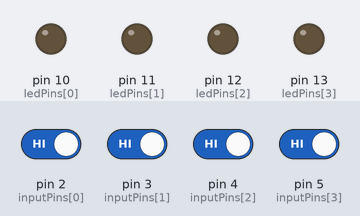
The sketch below on a simulated Arduino Uno, built with avr-gcc and run on an emulated ATmega328P. On the bench: output pins drawn as LEDs (lit = HIGH). Inputs (shaded band) come from the test bench; at power-on: pin 2 (inputPins[0]), pin 3 (inputPins[1]), pin 4 (inputPins[2]), pin 5 (inputPins[3]) HIGH.

Above: at 1.2 s.
1.3 s: pin 2 (inputPins[0]) driven LOW
At 1.6 s:
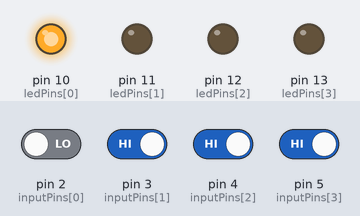
2.8 s: pin 3 (inputPins[1]) driven LOW
At 3.9 s:
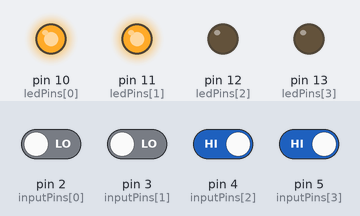
4.3 s: pin 4 (inputPins[2]) driven LOW
At 5.0 s:
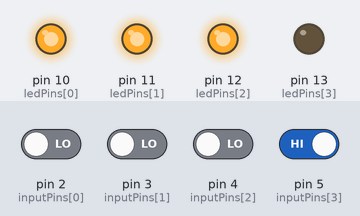
5.8 s: pin 5 (inputPins[3]) driven LOW
At 6.2 s:
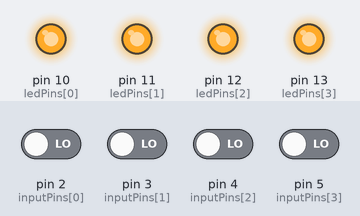
7.3 s: pin 2 (inputPins[0]) driven HIGH
At 8.5 s:
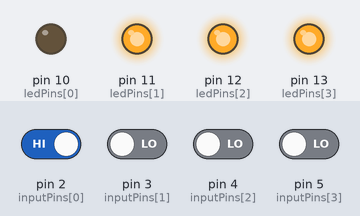
8.8 s: pin 3 (inputPins[1]) driven HIGH
At 9.7 s:
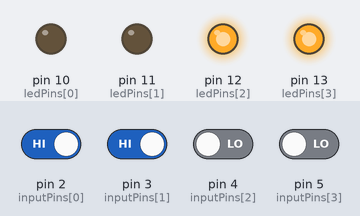
Timing chart, 0 to 11.3 s (numbered marks = the images above; inputs shaded):
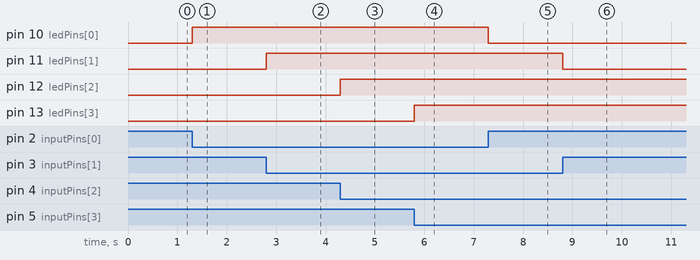

Measured:
- after the input at 1.3 s, pin 10 (ledPins[0]): LOW → HIGH at once
- after the input at 2.8 s, pin 11 (ledPins[1]): LOW → HIGH at once
- after the input at 4.3 s, pin 12 (ledPins[2]): LOW → HIGH at once
- after the input at 5.8 s, pin 13 (ledPins[3]): LOW → HIGH at once
- after the input at 7.3 s, pin 10 (ledPins[0]): HIGH → LOW at once
- after the input at 8.8 s, pin 11 (ledPins[1]): HIGH → LOW at once

The sketch:

array-sketch.ino
```cpp
/*
  array sketch
  an array of switches controls an array of LEDs
*/

#include <Arduino.h>

int inputPins[] = {2, 3, 4, 5};
int ledPins[] = {10, 11, 12, 13};

void setup() {
  for (int index = 0; index < 4; index++) {
    pinMode(inputPins[index], INPUT);
    pinMode(ledPins[index], OUTPUT);
  }
}

void loop()
{
  for (int index = 0; index < 4; index++)
  {
    int val = digitalRead(inputPins[index]);
    if (val == LOW)
    {
      digitalWrite(ledPins[index], HIGH);
    }
    else
    {
      digitalWrite(ledPins[index], LOW);
    }
  }
}
```
